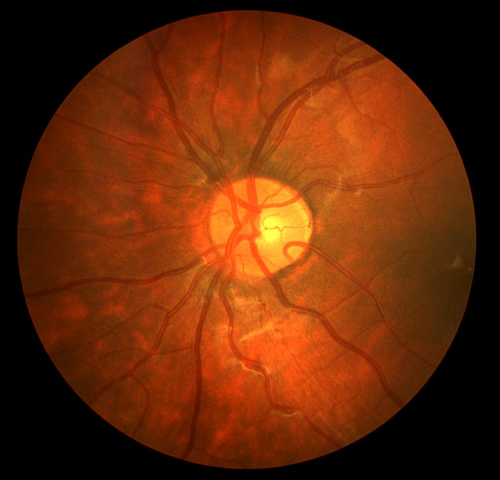
#> input picture input/CHASEDB1_images/CHASEDB1/Image_01L.jpg, 999 x 960 px (shown at 1/2 size); its folder holds only this picture in this run
$ python -i newQC_multiprocess.py   (imports and definitions only)   (older library calls are emulated)
#> lines starting #> are read from the running program, lines starting #| are printed output that depends on the picture; after the words box and inside, x2 and y2 are one past the last pixel; in counts of white or black regions, pixels touching at a corner belong together
import sys,os

from multiprocessing import Pool
from matplotlib import pyplot as plt

import pandas as pd
import numpy as np
import cv2

DILATION_SIZE = 1
MASK_RADIUS=660 # works for UKBB images
RESIZE_RADIUS = 500
BLOT_QUANTILE=0.01
BLOT_THRESHOLD=0.12
LIGHT_BLOT_THRESHOLD=0.99

def mask_image(img, toGray=False):
  hh,ww=img.shape[:2]
  #print(hh//2,ww//2)

  gray = cv2.cvtColor(img, cv2.COLOR_BGR2GRAY)

  mask = np.zeros_like(gray)
  mask = cv2.circle(mask, (ww//2,hh//2), RESIZE_RADIUS, (255,255,255), -1)
  # [6 lines of commented-out code are left out]

  if toGray == True:
    return np.ma.array(gray, mask=np.invert(mask.astype(bool)))
  else:
    return np.ma.array(img, mask=np.invert(mask.astype(bool)))

def blot_size(img, lightBlot=False):

  if lightBlot==True:
    thresh=LIGHT_BLOT_THRESHOLD
  else:
    thresh=BLOT_THRESHOLD

  gray = mask_image(img, toGray=True)
  #gray = cv2.cvtColor(masked, cv2.COLOR_BGR2GRAY)
  nGray = gray.copy()
  #quantile = np.quantile(gray[gray.mask==False], BLOT_QUANTILE)
  #print(quantile)

  #nGray[nGray == 0] = 1
  #plt.hist(nGray)
  nGray[nGray.mask == True] = 1

  if lightBlot==False:
    nGray[(nGray<thresh) & (nGray.mask == False)] = 0
  else:
    nGray[(nGray>thresh) & (gray.mask == False)] = 0 #sic gray not nGray

  kernel = np.ones((DILATION_SIZE, DILATION_SIZE), 'uint8')
  dilate_img = cv2.erode(nGray, kernel, iterations=1)
  view = dilate_img.copy()
  view[view==0] = 0.8


  #nGray[nGray==0] = 1
  #compare_image(img,view)

  #binary = cv2.threshold(dilate_img, 0, 255, cv2.THRESH_BINARY)[1]
  binary = (dilate_img > 0).astype(np.uint8)
  binary = 1-binary
  connectivity = 4
  num_labels,labels,surfaceStats,centroids = cv2.connectedComponentsWithStats(binary, connectivity, cv2.CV_32S)
  try:
    if lightBlot==False:
      return np.max(surfaceStats[1:,4])
    else:
      #print(surfaceStats)
      return np.sum(surfaceStats[1:,4]) # sum not max, as I want to know total saturation area
  except:
    return 0

def compute_stats(myf):

    img = plt.imread(myf)
#> img is the input picture: shape (960, 999, 3); mean R, G, B 101.9, 41.1, 8.6
    width = img.shape[1]
#> width = 999
    height = img.shape[0]
#> height = 960
    img = cv2.resize(img, (int(width*RESIZE_RADIUS/MASK_RADIUS), int(height*RESIZE_RADIUS/MASK_RADIUS)))
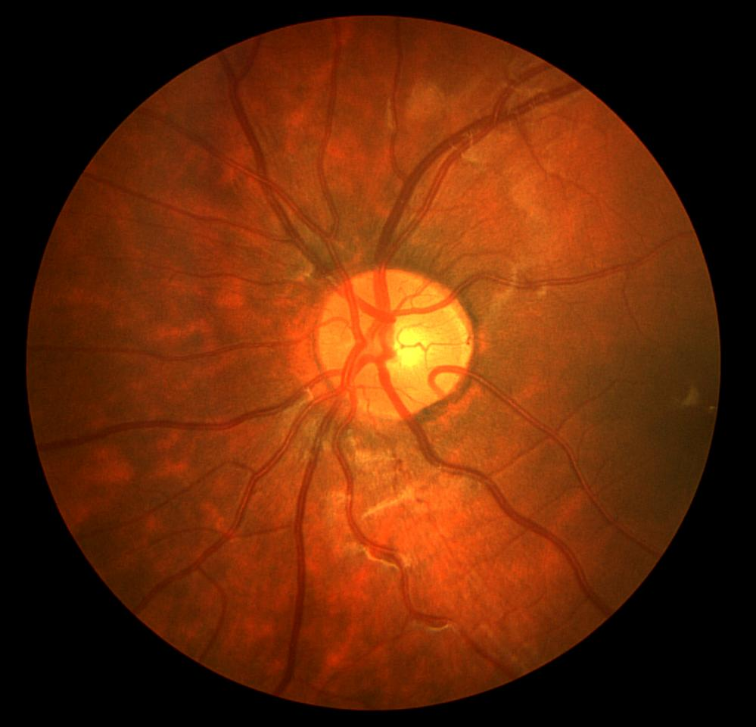
#> img: shape (727, 756, 3); mean R, G, B 101.8, 41.1, 8.5

    mskd_img = mask_image(img,toGray=True)
#> in mask_image, `gray = cv2.cvtColor(img, cv2.COLOR_BGR2GRAY)`:
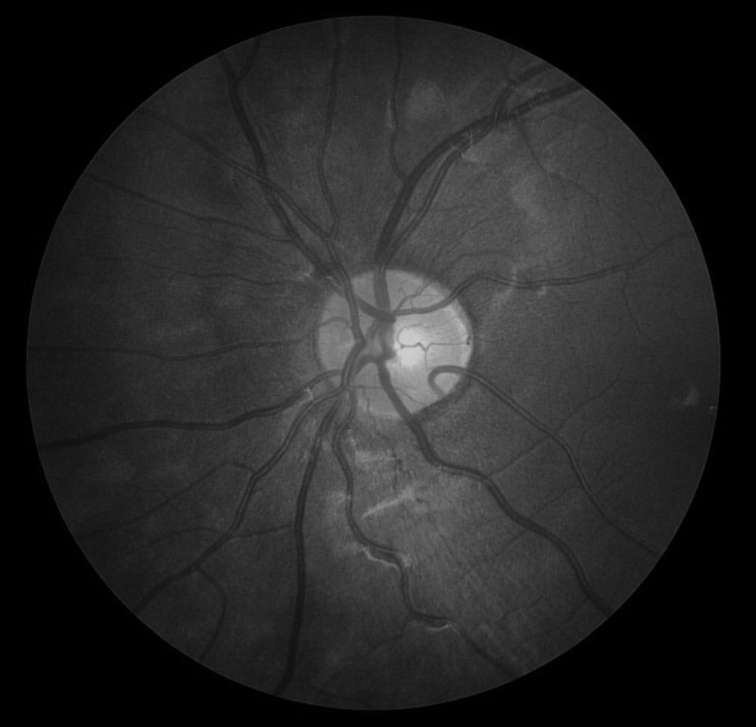
#> gray: shape (727, 756); min 0, max 206, mean 38.3

    imean=mskd_img.mean()*255
#> imean = 9800.8
    istdev=mskd_img.std()*255 / imean
#> istdev = 0.855
    iblot_size=blot_size(img,lightBlot=False)
#> in blot_size, `nGray[nGray.mask == True] = 1`: nGray: shape (727, 756); 0.44% of pixels changed, all inside (x1, y1, x2, y2) = (0, 0, 756, 727)
#> in blot_size, `binary = (dilate_img > 0).astype(np.uint8)`:
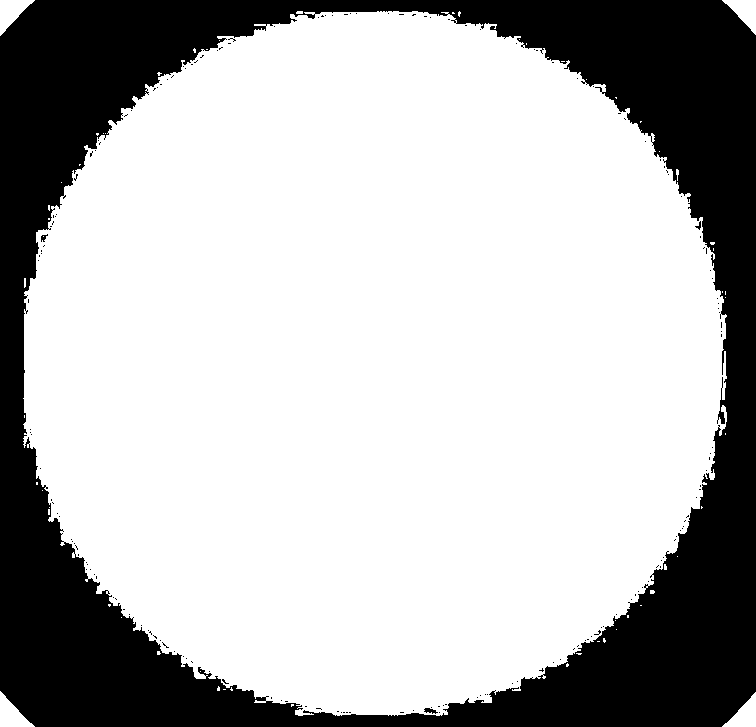
#> binary: shape (727, 756); values 0 (black) and 1 (white), 71.8% white; 171 black regions (167 under 20 px), largest, box (x1, y1, x2, y2) and area: (0, 0, 756, 727) 154378, (424, 708, 438, 714) 48, (41, 234, 48, 242) 30, (695, 221, 701, 230) 23
#> in blot_size, `num_labels,labels,surfaceStats,centroids = cv2.connectedComponentsWith..`:
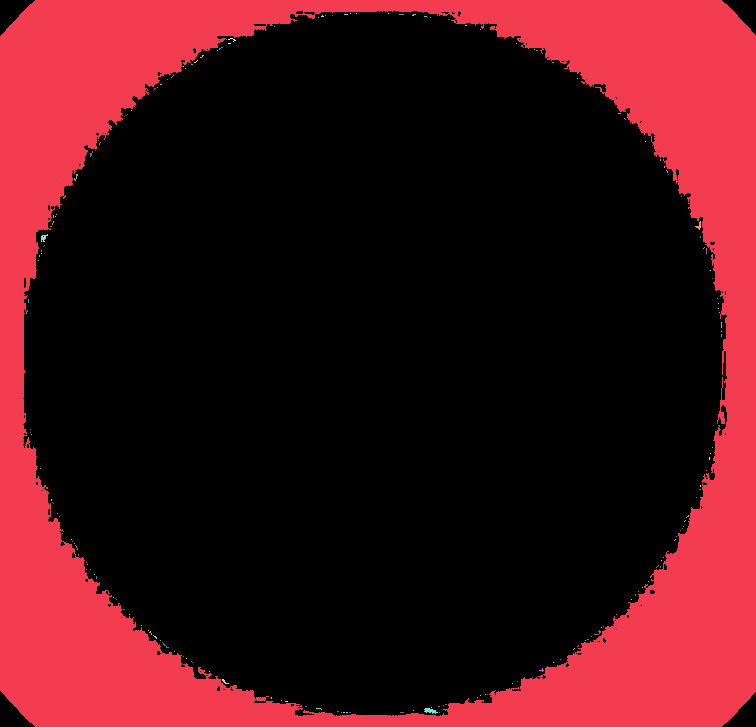
#> labels: shape (727, 756) int32; 172 distinct labels, from 0 to 171; one colour per label, 0 black
#> in blot_size, `num_labels,labels,surfaceStats,centroids = cv2.connectedComponentsWith..`: num_labels = 172; surfaceStats = 172 rows, first 6: [0, 0, 756, 727, 394767], [0, 0, 756, 727, 154378], [350, 13, 1, 1, 1], [356, 13, 1, 1, 1], [388, 13, 1, 1, 1], [321, 15, 3, 2, 4]; centroids = 172 pairs, first value 28 to 721, second value 13 to 712
#> iblot_size = 154378
    iblot_size_light=blot_size(img,lightBlot=True)
#> call 2 of blot_size, with lightBlot = True
#> in blot_size (call 2), `nGray[(nGray>thresh) & (gray.mask == False)] = 0`:
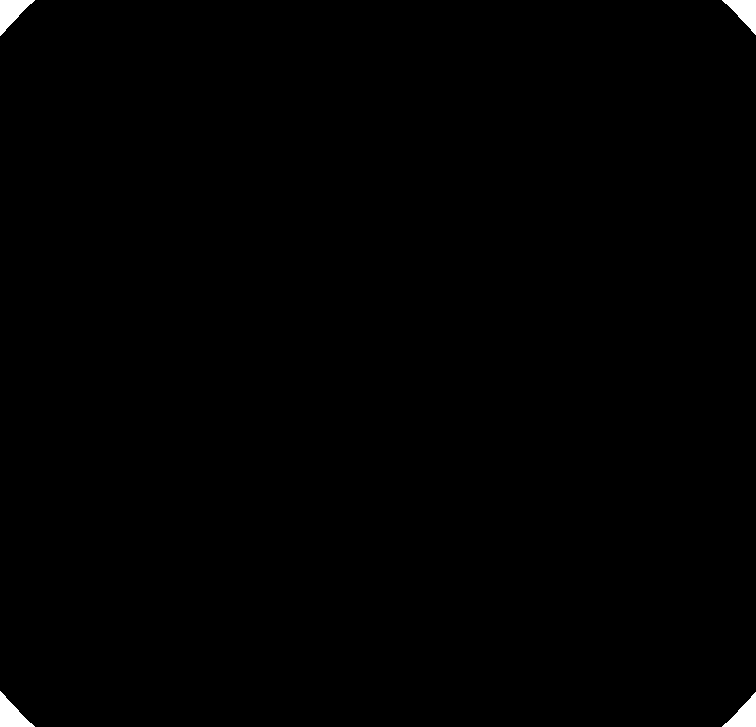
#> nGray: shape (727, 756); values 0 (black) and 1 (white), 0.44% white; 4 white regions, box (x1, y1, x2, y2) and area: (0, 0, 35, 36) 624, (0, 691, 35, 727) 624, (722, 0, 756, 35) 588, (722, 692, 756, 727) 588
#> in blot_size (call 2), `num_labels,labels,surfaceStats,centroids = cv2.connectedComponentsWith..`: num_labels = 2; surfaceStats = [[0, 0, 756, 727, 2424], [0, 0, 756, 727, 547188]]; centroids = [[366.8, 363], [377.5, 363]]
#> iblot_size_light = 547188

    return myf, imean,istdev,iblot_size,iblot_size_light

# [12 lines not run here, left out]

>>> result = compute_stats('../input/CHASEDB1_images/CHASEDB1/Image_01L.jpg')
#> result = 5 items
